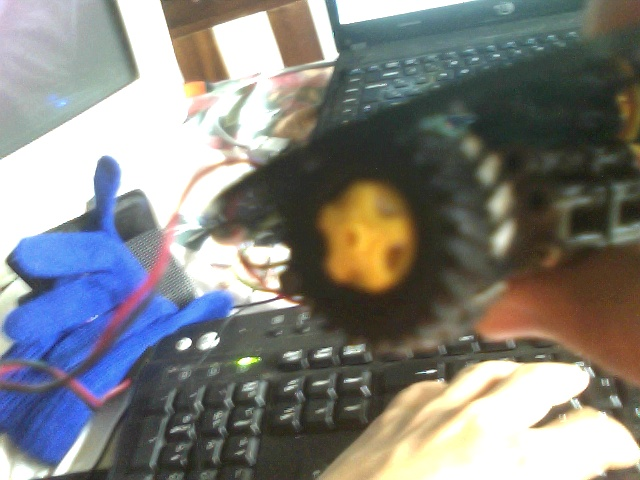
#> input picture Camara-RPM/Imagenes/Imagen1.jpg, 640 x 480 px
$ python Segmentacion-Color-Fromdata.py   (older library calls are emulated)
#> lines starting #> are read from the running program, lines starting #| are printed output that depends on the picture; after the words box and inside, x2 and y2 are one past the last pixel; in counts of white or black regions, pixels touching at a corner belong together
"""
* #################################INFORMACION###############################
*     Filename    : ConsolaCMU.py
*     Project     : ICIVA-ROBOT
*     Board       : Demoqe
*     Autor       : Luis Lujano (13-10775)
*     GitHub      : https://github.com/Lujano
*     Sensors     : CMUcam1 (camera)
* ###########################################################################

Descripcion:
    Este programa permite la comunicacion via serial entre la camara CMUcam1 y la pc mediante el empleo de python (3.6).
    Commandos:
    -Los commandos se ingresan por consola.
    Data:
    - Implementada la decodificacion de todos los tipos de paquete enviados por la camara
    - Se permite la visualizacion de los paquetes recibidos en formato string y como arreglo de enteros
    - Se puede visualizar la imagen tomada por la camara mediante el comando DF, y matplotlib (tiempo aprox 6 seg)
"""

# Librerias
import cv2
import numpy as np
import time

# Valores minimos y maximos de la region de color a segmentar (HSV)

lower = np.array([0, 0, 0], dtype = "uint8")
upper = np.array([180, 100, 100], dtype = "uint8") # MAX = 180, 255, 255

def main():

    frame = cv2.imread("Imagenes/Imagen1.jpg")
#> frame is the input picture: shape (480, 640, 3); mean B, G, R 127.1, 130, 129.9
    w, h = frame.shape[1], frame.shape[0]
#> w = 640; h = 480
    centerx = int(round(w / 2))
#> centerx = 320
    centery = int(round(h / 2))
#> centery = 240

    converted = cv2.cvtColor(frame, cv2.COLOR_BGR2HSV)
#> converted: shape (480, 640, 3); mean H, S, V 49.8, 62.7, 146
    skinMask = cv2.inRange(converted, lower, upper)
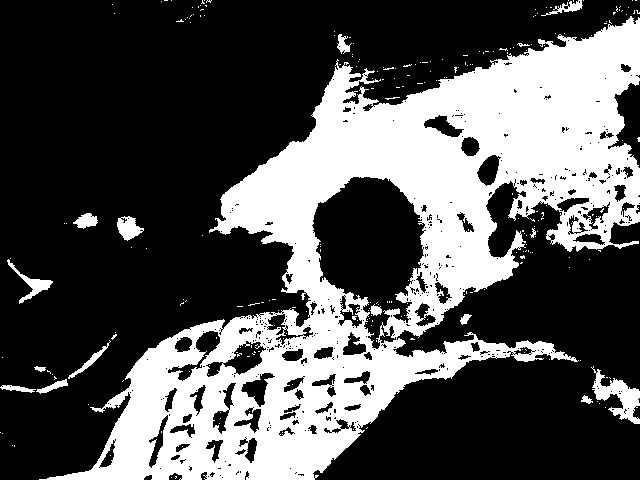
#> skinMask: shape (480, 640); 32.7% white; 251 white regions (235 under 20 px), largest, box (x1, y1, x2, y2) and area: (39, 16, 640, 480) 96365, (591, 366, 640, 424) 1119, (7, 259, 53, 304) 429

    kernel = np.ones((5, 5), np.uint8)
    skinMask = cv2.medianBlur(skinMask, 5)
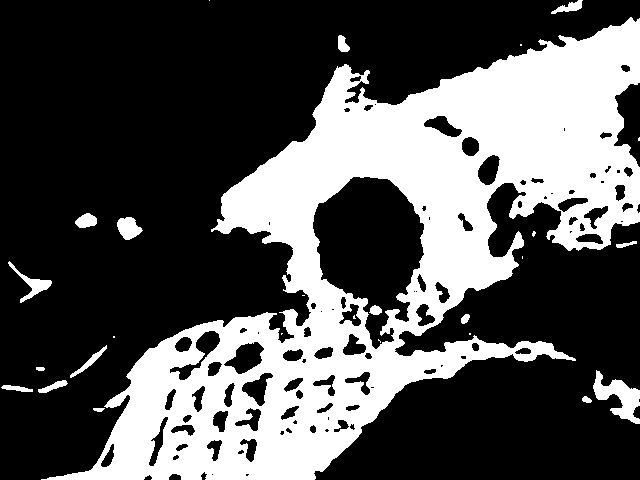
#> skinMask: shape (480, 640); 33% white; 27 white regions (11 under 20 px)
    img = frame
    thresh1 = skinMask
    im3, contours, hierarchy = cv2.findContours(thresh1, cv2.RETR_TREE, cv2.CHAIN_APPROX_SIMPLE)
#> contours = 122 contours, 35 with area under 20; largest, box (x1, y1, x2, y2) and area: (41, 17, 640, 480) 117644, (312, 176, 425, 350) 12026, (593, 370, 640, 424) 1026, (223, 341, 265, 375) 768, (169, 330, 221, 381) 720
    drawing = np.zeros(img.shape, np.uint8)
    max_area = 0
    ci = 0

    if len(contours) > 0:
        for i in range(len(contours)):
            cnt = contours[i]
            area = cv2.contourArea(cnt)
            if (area > max_area):
                max_area = area
                ci = i
#> this loop made 122 passes
#> (area, max_area) on passes 1, 2, 3, 4, 5, 22: (24.5, 24.5), (37.5, 37.5), (99, 99), (131.5, 131.5), (1026.5, 1026.5), (117644, 117644)
#> area on passes 6, 7, 11, 13, 15, 17: 21.5, 172.5, 51, 357.5, 49, 363.5
#> after the loop, ci = 21; max_area = 117644
        cnt = contours[ci]
#> cnt = contour of 1455 points, box (x1, y1, x2, y2) (41, 17, 640, 480), area 117644
        cv2.drawContours(drawing, [cnt], 0, (255, 255, 255), -1)
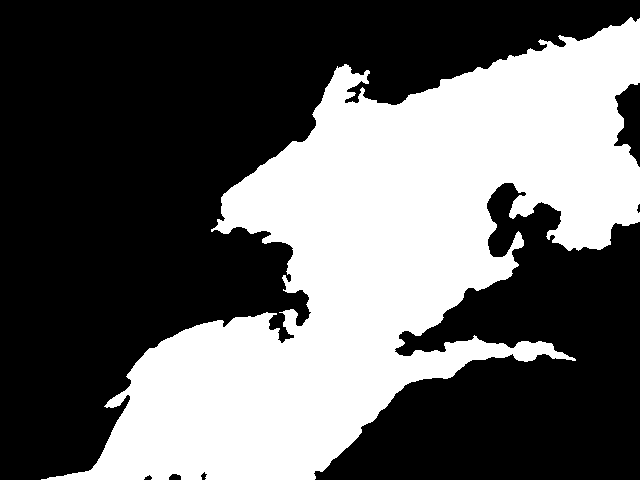
#> drawing: shape (480, 640, 3); 38.8% white; 1 white region, box (x1, y1, x2, y2) and area: (41, 17, 640, 480) 119140
        mask_cnt = cv2.bitwise_and(frame, drawing)
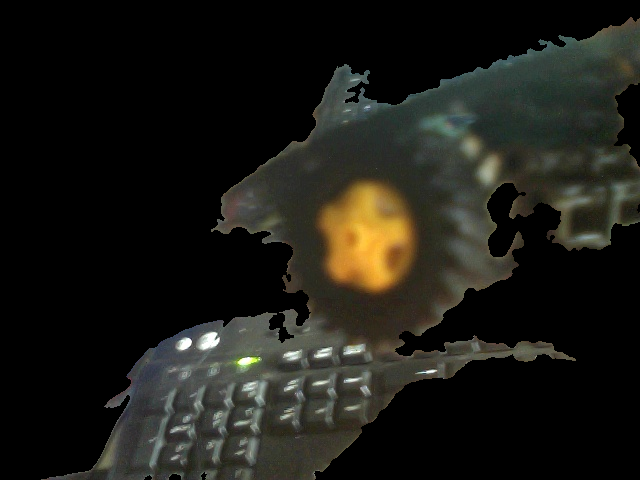
#> mask_cnt: shape (480, 640, 3); mean B, G, R 21.9, 27.4, 27.9
            # mask1 = np.zeros((h+2 , w +2), np.uint8)
            # cv2.floodFill(drawing, mask1,  (0, 0), 255)  # line 27


    while True:
        cv2.imshow('frame', frame)
        cv2.imshow('drawing', drawing)
        cv2.imshow('mask', mask_cnt)
        if cv2.waitKey(1) & 0xFF == ord("q"):
#> (key q is pressed here)
            cv2.destroyAllWindows()
            break
        if cv2.waitKey(1) & 0xFF == ord("t"):
            cv2.imwrite("Imagenes/Imagen1.jpg", frame)

if __name__ == "__main__": main()

$ run again, with Camara-RPM/Imagenes/Imagen112.jpg copied over Camara-RPM/Imagenes/Imagen1.jpg
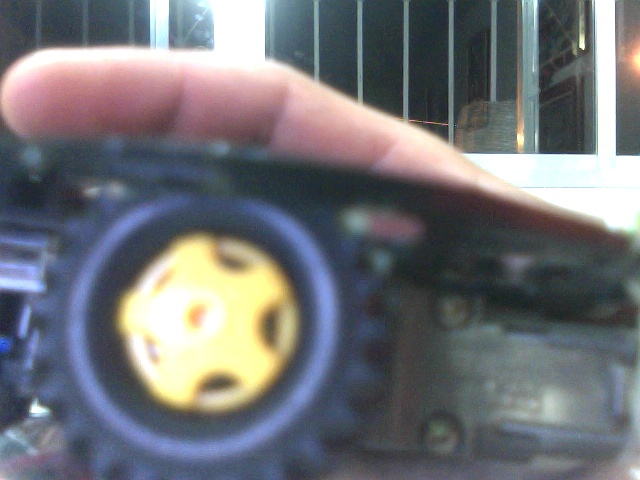
#> input picture Camara-RPM/Imagenes/Imagen112.jpg, 640 x 480 px
#> in main, frame is the input picture: shape (480, 640, 3); mean B, G, R 119.5, 114.7, 113.4
#> converted: shape (480, 640, 3); mean H, S, V 92.3, 54.9, 130
#> in main, `skinMask = cv2.medianBlur(skinMask, 5)`:
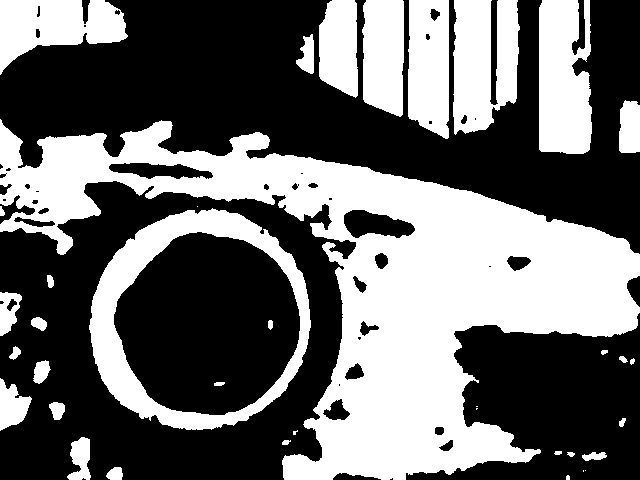
#> skinMask: shape (480, 640); 42% white; 37 white regions (7 under 20 px)
#> contours = 75 contours, 24 with area under 20; largest, box (x1, y1, x2, y2) and area: (0, 119, 640, 480) 81477, (89, 208, 311, 430) 37798, (113, 231, 301, 416) 25942, (539, 0, 592, 154) 6974, (453, 0, 520, 135) 6758
#> the loop in main, `for i in range(len(contours)):` made 75 passes
#> (area, max_area) on passes 4, 9, 15, 25, 31: (150.5, 150.5), (623.5, 623.5), (932, 932), (37797.5, 37797.5), (81477, 81477)
#> after the loop in main, `for i in range(len(contours)):`: ci = 30; max_area = 81477
#> in main, `cnt = contours[ci]`: cnt = contour of 1370 points, box (x1, y1, x2, y2) (0, 119, 640, 480), area 81477
#> drawing: shape (480, 640, 3); 27% white; 1 white region, box (x1, y1, x2, y2) and area: (0, 119, 640, 480) 82879
#> in main, `mask_cnt = cv2.bitwise_and(frame, drawing)`:
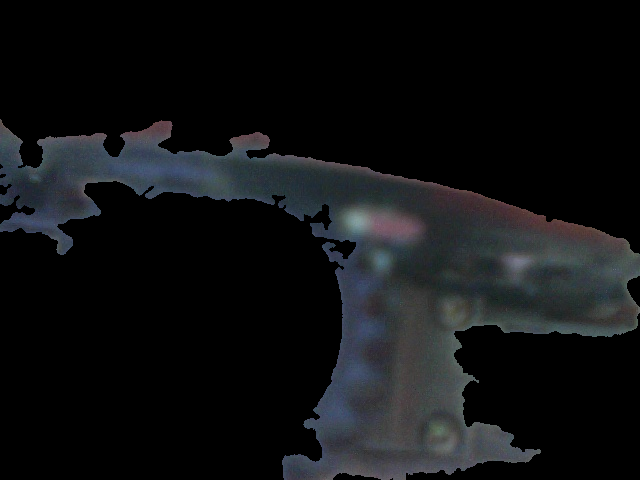
#> mask_cnt: shape (480, 640, 3); mean B, G, R 19.2, 17.6, 16.3
